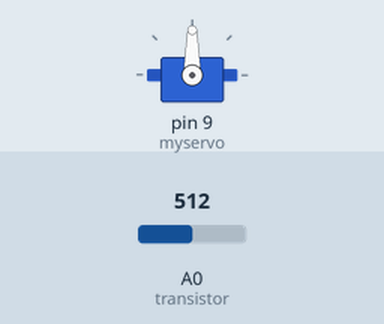
This sketch was run on a simulated Arduino Uno, built with avr-gcc and run on an emulated ATmega328P. On the bench: servo. Inputs (shaded band) come from the test bench; at power-on: A0 (transistor) = 512.

Above: at 1.2 s.
1.3 s: A0 (transistor) set to 716
At 2.0 s:
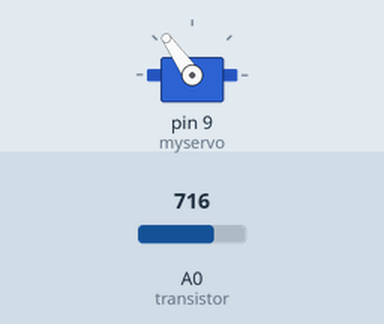
2.8 s: A0 (transistor) set to 900
At 3.2 s:
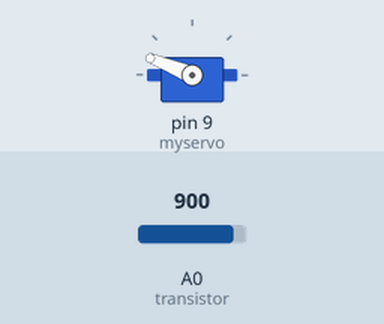
4.3 s: A0 (transistor) set to 1023
At 5.5 s:
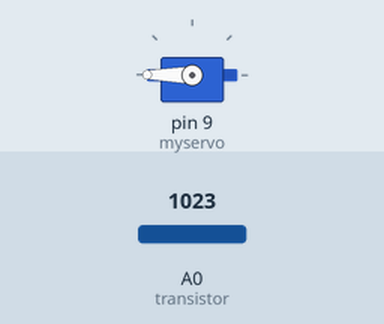
5.8 s: A0 (transistor) set to 306
At 7.0 s:
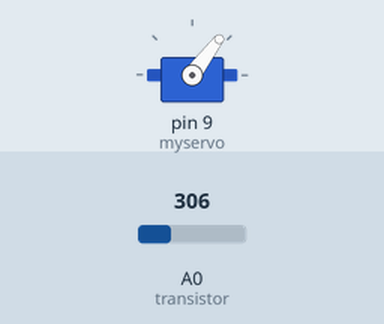
7.3 s: A0 (transistor) set to 122
At 8.3 s:
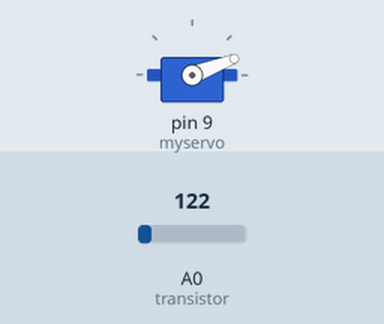
Timing chart, 0 to 9.8 s (numbered marks = the images above; inputs shaded):
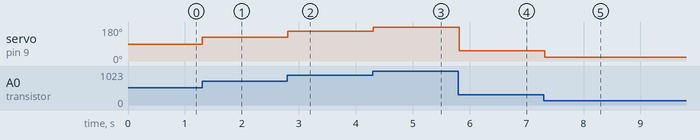

The sketch:

servo.ino
```cpp
#include <Servo.h>

Servo myservo;
int value;
int transistor = A0;

void setup() {
  myservo.attach(9);
}

void loop() {
  value = analogRead(transistor); //måler lystransistoren sin styrke
  value = map(value, 0, 1023, 0, 180); //skalerer så laveste verdi er 0 og høyeste 180
  myservo.write(value); //setter servo-posisjonen etter skaleringen (i grader)
  delay(100);
}
```

Measured:
- after the input at 1.3 s, servo on pin 9 (myservo): 90° → 125° at once
- after the input at 2.8 s, servo on pin 9 (myservo): 125° → 158° at once
- after the input at 4.3 s, servo on pin 9 (myservo): 158° → 180° at once
- after the input at 5.8 s, servo on pin 9 (myservo): 180° → 53° at once
- after the input at 7.3 s, servo on pin 9 (myservo): 53° → 21° at once
